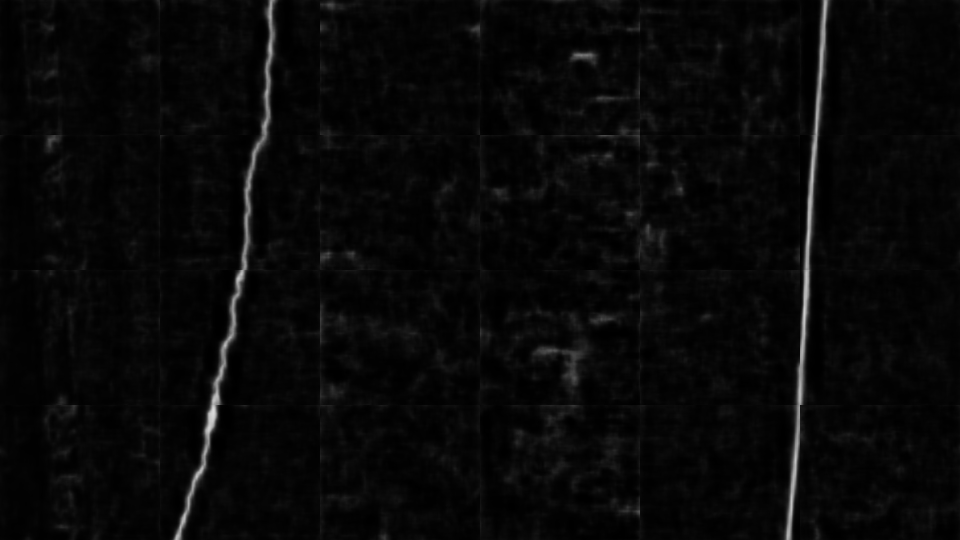
#> input picture Results/Concrete_pavement_VD/model1/04_combined.jpg, 1920 x 1080 px (shown at 1/2 size); its folder holds only this picture in this run
$ python output_postprocessing.py
#> lines starting #> are read from the running program, lines starting #| are printed output that depends on the picture; after the words box and inside, x2 and y2 are one past the last pixel; in counts of white or black regions, pixels touching at a corner belong together
#This code can be used to convert detection output to binary images and reverse the color (from black background to white background)

from glob import glob
import cv2
import numpy as np
import os

tolerance=2

def binarize_reverse(pred_mask_dir,save_dir):
#> called with pred_mask_dir = 'Results/Concrete_pavement_VD/model1/*'
    pred_mask_files=sorted(glob(pred_mask_dir))
    for i in range (len(pred_mask_files)):
        path_pred=pred_mask_files[i]
        image_name = pred_mask_files[i].split("\\")[-1]
        path_pred_raw = cv2.imread(path_pred, cv2.IMREAD_GRAYSCALE)
#> path_pred_raw is the input picture: shape (1080, 1920); min 0, max 221, mean 7.9
        (thresh_pred, im_bw_pred) = cv2.threshold(path_pred_raw, 254, 255, cv2.THRESH_BINARY | cv2.THRESH_OTSU)
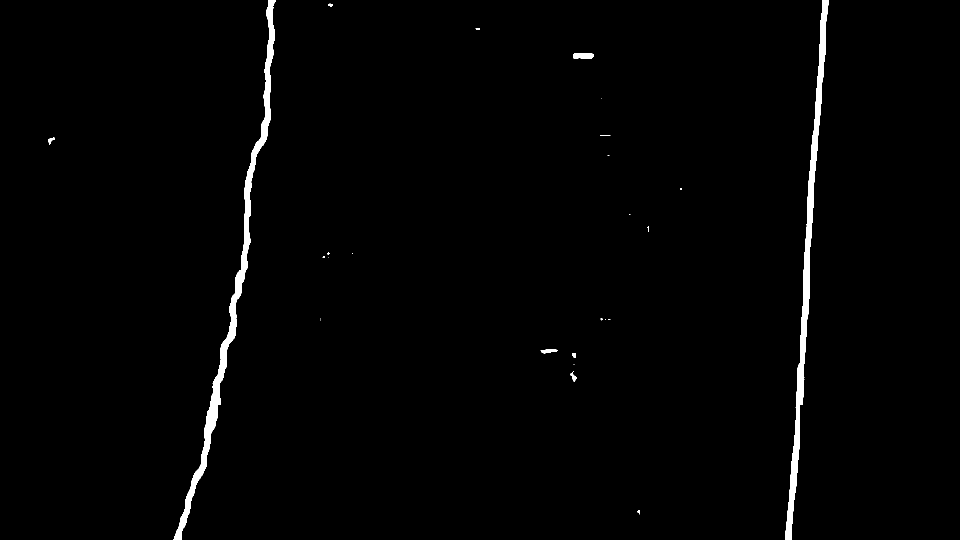
#> im_bw_pred: shape (1080, 1920) (shown at 1/2 size); 1.3% white; 27 white regions (17 under 20 px), largest, box (x1, y1, x2, y2) and area: (347, 0, 552, 1080) 13756, (1570, 0, 1658, 1080) 12391, (1147, 106, 1188, 118) 408
#> thresh_pred = 64
        #predict_inverse= (255-im_bw_pred) #reverse images
        PATH=os.path.join(save_dir,image_name)
        print (PATH)
        cv2.imwrite(PATH,im_bw_pred)
        im_bw_pred_tol=np.zeros(im_bw_pred.shape)
        for ix,iy in np.ndindex(im_bw_pred.shape):
            if im_bw_pred[ix,iy]==255:
                ix_low_boun=max(0,ix-tolerance)
                ix_up_boun=min(im_bw_pred.shape[0],ix+tolerance)
                iy_low_boun=max(0,iy-tolerance)
                iy_up_boun=min(im_bw_pred.shape[1],iy+tolerance)
                im_bw_pred_tol[ix_low_boun:ix_up_boun,iy_low_boun:iy_up_boun]=255
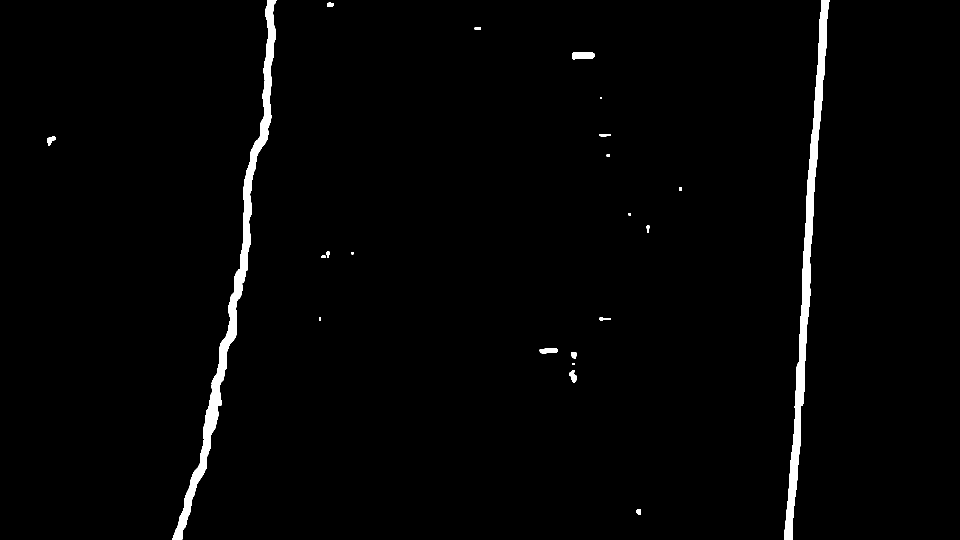
#> im_bw_pred_tol: shape (1080, 1920) float64 (shown at 1/2 size); 1.7% white; 25 white regions (2 under 20 px), largest, box (x1, y1, x2, y2) and area: (345, 0, 553, 1080) 17741, (1568, 0, 1659, 1080) 15874, (1145, 104, 1189, 119) 582
        cv2.imwrite(PATH,im_bw_pred_tol)

'''
output_mask_dir1="Mask_post/Asphalt_pavement_FD/"
pred_mask_dir1="HEA12D_dataset/Asphalt_pavement_FD/Masks/*" #remember to add a /* add the end of directory
output_mask_dir2="Mask_post/Asphalt_pavement_VD/"
pred_mask_dir2="HEA12D_dataset/Asphalt_pavement_VD/Masks/*" #remember to add a /* add the end of directory
output_mask_dir3="Mask_post/Concrete_pavement_FD/"
pred_mask_dir3="HEA12D_dataset/Concrete_pavement_FD/Masks/*" #remember to add a /* add the end of directory
output_mask_dir4="Mask_post/Concrete_pavement_VD/"
pred_mask_dir4="HEA12D_dataset/Concrete_pavement_VD/Masks/*" #remember to add a /* add the end of directory

binarize_reverse(pred_mask_dir1,output_mask_dir1)
binarize_reverse(pred_mask_dir2,output_mask_dir2)
binarize_reverse(pred_mask_dir3,output_mask_dir3)
binarize_reverse(pred_mask_dir4,output_mask_dir4)
'''

output_mask_dir1="Results_post/Concrete_pavement_VD/model1/"
pred_mask_dir1="Results/Concrete_pavement_VD/model1/*" #remember to add a /* add the end of directory
output_mask_dir2="Results_post/Concrete_pavement_VD/model2/"
pred_mask_dir2="Results/Concrete_pavement_VD/model2/*" #remember to add a /* add the end of directory
output_mask_dir3="Results_post/Concrete_pavement_VD/model3/"
pred_mask_dir3="Results/Concrete_pavement_VD/model3/*" #remember to add a /* add the end of directory
output_mask_dir4="Results_post/Concrete_pavement_VD/model4/"
pred_mask_dir4="Results/Concrete_pavement_VD/model4/*" #remember to add a /* add the end of directory

binarize_reverse(pred_mask_dir1,output_mask_dir1)
binarize_reverse(pred_mask_dir2,output_mask_dir2)
binarize_reverse(pred_mask_dir3,output_mask_dir3)
binarize_reverse(pred_mask_dir4,output_mask_dir4)
####
output_mask_dir1="Results_post/Concrete_pavement_FD/model1/"
pred_mask_dir1="Results/Concrete_pavement_FD/model1/*" #remember to add a /* add the end of directory
output_mask_dir2="Results_post/Concrete_pavement_FD/model2/"
pred_mask_dir2="Results/Concrete_pavement_FD/model2/*" #remember to add a /* add the end of directory
output_mask_dir3="Results_post/Concrete_pavement_FD/model3/"
pred_mask_dir3="Results/Concrete_pavement_FD/model3/*" #remember to add a /* add the end of directory
output_mask_dir4="Results_post/Concrete_pavement_FD/model4/"
pred_mask_dir4="Results/Concrete_pavement_FD/model4/*" #remember to add a /* add the end of directory

binarize_reverse(pred_mask_dir1,output_mask_dir1)
#> in binarize_reverse (call 5), `(thresh_pred, im_bw_pred) = cv2.threshold(path_pred_raw, 254, 255, cv2..`: thresh_pred = 7
#> after the loop in binarize_reverse (call 5), `for ix,iy in np.ndindex(im_bw_pred.shape):`:
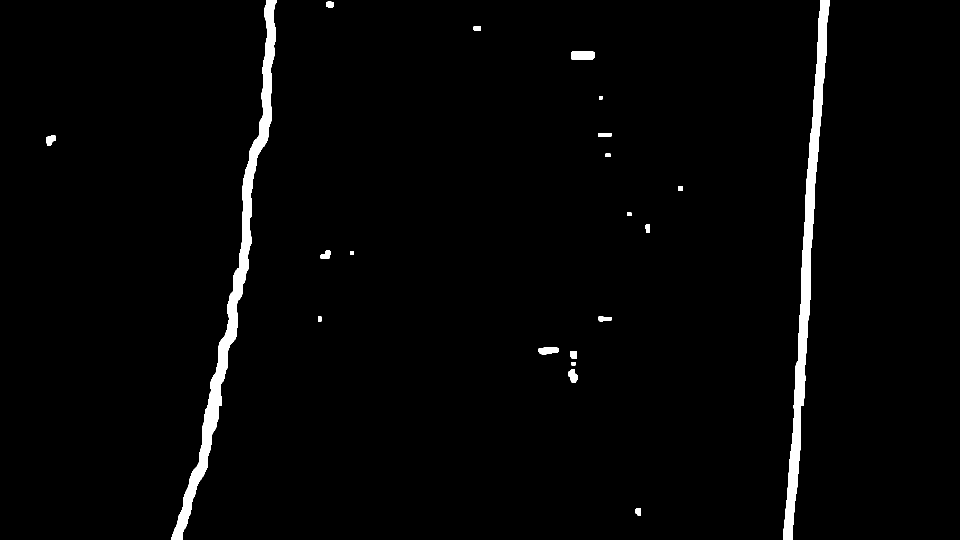
#> im_bw_pred_tol: shape (1080, 1920) float64 (shown at 1/2 size); 2.2% white; 21 white regions, largest, box (x1, y1, x2, y2) and area: (343, 0, 554, 1080) 21709, (1566, 0, 1660, 1080) 19350, (1143, 102, 1190, 120) 772
binarize_reverse(pred_mask_dir2,output_mask_dir2)
binarize_reverse(pred_mask_dir3,output_mask_dir3)
binarize_reverse(pred_mask_dir4,output_mask_dir4)


####
output_mask_dir1="Results_post/Asphalt_pavement_VD/model1/"
pred_mask_dir1="Results/Asphalt_pavement_VD/model1/*" #remember to add a /* add the end of directory
output_mask_dir2="Results_post/Asphalt_pavement_VD/model2/"
pred_mask_dir2="Results/Asphalt_pavement_VD/model2/*" #remember to add a /* add the end of directory
output_mask_dir3="Results_post/Asphalt_pavement_VD/model3/"
pred_mask_dir3="Results/Asphalt_pavement_VD/model3/*" #remember to add a /* add the end of directory
output_mask_dir4="Results_post/Asphalt_pavement_VD/model4/"
pred_mask_dir4="Results/Asphalt_pavement_VD/model4/*" #remember to add a /* add the end of directory

binarize_reverse(pred_mask_dir1,output_mask_dir1)
#> after the loop in binarize_reverse (call 9), `for ix,iy in np.ndindex(im_bw_pred.shape):`:
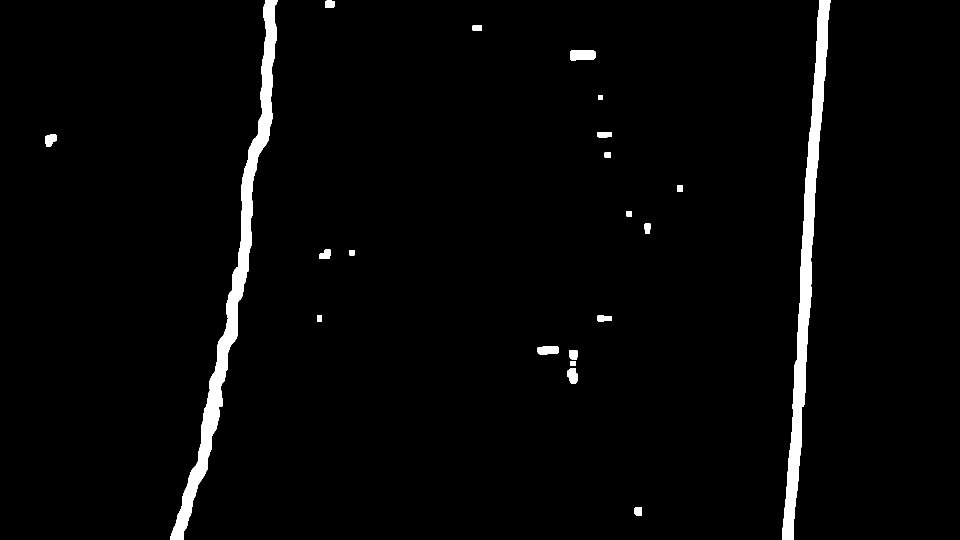
#> im_bw_pred_tol: shape (1080, 1920) float64 (shown at 1/2 size); 2.6% white; 21 white regions, largest, box (x1, y1, x2, y2) and area: (341, 0, 555, 1080) 25665, (1564, 0, 1661, 1080) 22826, (1141, 100, 1191, 121) 979
binarize_reverse(pred_mask_dir2,output_mask_dir2)
binarize_reverse(pred_mask_dir3,output_mask_dir3)
binarize_reverse(pred_mask_dir4,output_mask_dir4)

####
output_mask_dir1="Results_post/Asphalt_pavement_FD/model1/"
pred_mask_dir1="Results/Asphalt_pavement_FD/model1/*" #remember to add a /* add the end of directory
output_mask_dir2="Results_post/Asphalt_pavement_FD/model2/"
pred_mask_dir2="Results/Asphalt_pavement_FD/model2/*" #remember to add a /* add the end of directory
output_mask_dir3="Results_post/Asphalt_pavement_FD/model3/"
pred_mask_dir3="Results/Asphalt_pavement_FD/model3/*" #remember to add a /* add the end of directory
output_mask_dir4="Results_post/Asphalt_pavement_FD/model4/"
pred_mask_dir4="Results/Asphalt_pavement_FD/model4/*" #remember to add a /* add the end of directory

binarize_reverse(pred_mask_dir1,output_mask_dir1)
#> after the loop in binarize_reverse (call 13), `for ix,iy in np.ndindex(im_bw_pred.shape):`:
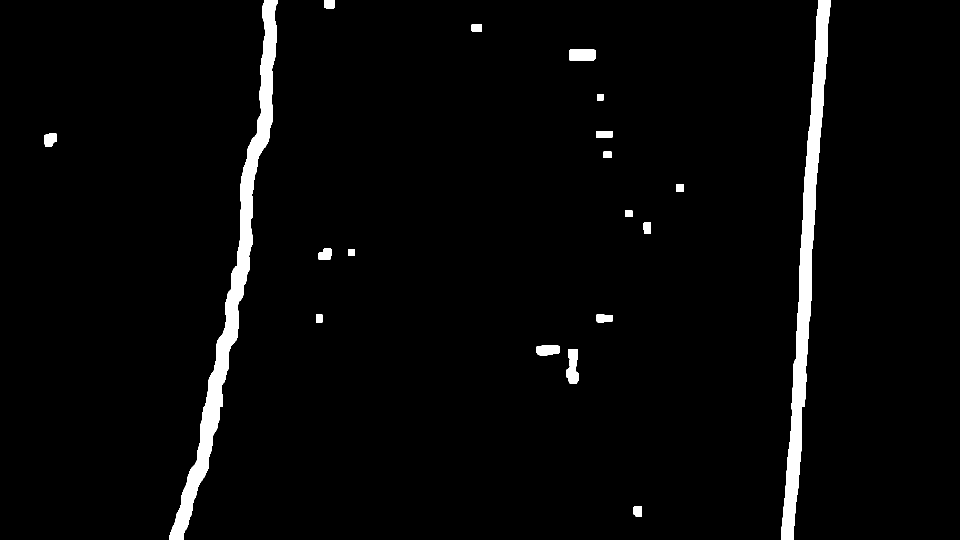
#> im_bw_pred_tol: shape (1080, 1920) float64 (shown at 1/2 size); 3.1% white; 20 white regions, largest, box (x1, y1, x2, y2) and area: (339, 0, 556, 1080) 29604, (1562, 0, 1662, 1080) 26302, (1139, 98, 1192, 122) 1204
binarize_reverse(pred_mask_dir2,output_mask_dir2)
binarize_reverse(pred_mask_dir3,output_mask_dir3)
binarize_reverse(pred_mask_dir4,output_mask_dir4)
